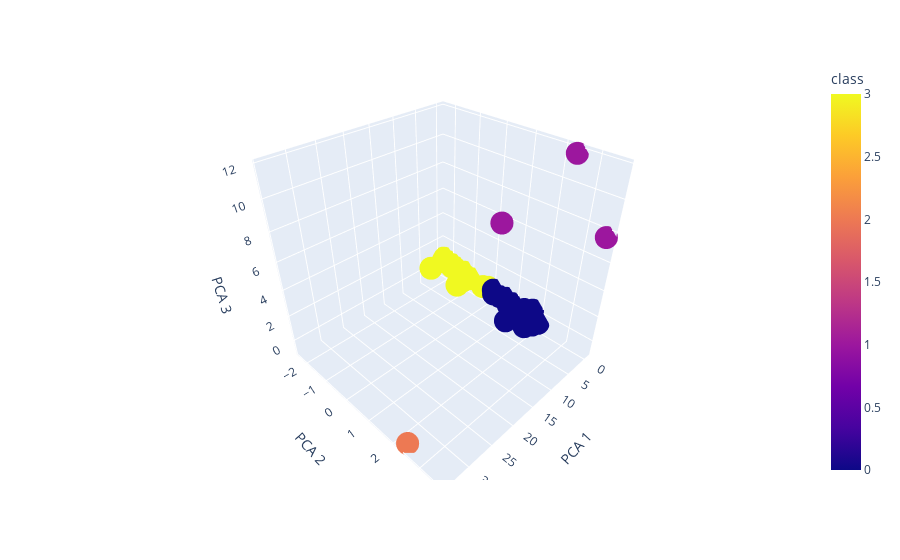

Notebook code for this chart:
### Markdown cell above
### Visualizing Results

#### 3D-Scatter with Clusters

### Code cell
threedee = px.scatter_3d(
    cryptodf4,
    x="PCA 1",
    y="PCA 2",
    z="PCA 3",
    color="class",
    hover_name="CoinName",
    hover_data=["Algorithm"]
)

threedee.show()

### Figure 1 — Plotly figure (JSON) as saved in the notebook; plotly's stock layout.template omitted (floating-point values rounded to 4 significant figures; data arrays with more than 128 entries replaced by an {"elided": "..."} marker saying what was removed)
{"data": [{"customdata": {"elided": "205x1 str values"}, "hovertemplate": "<b>%{hovertext}</b><br><br>PCA 1=%{x}<br>PCA 2=%{y}<br>PCA 3=%{z}<br>Algorithm=%{customdata[0]}<br>class=%{marker.color}<extra></extra>", "hovertext": {"elided": "205 str values"}, "legendgroup": "", "marker": {"color": {"elided": "205 int values"}, "coloraxis": "coloraxis", "symbol": "circle"}, "mode": "markers", "name": "", "scene": "scene", "showlegend": false, "type": "scatter3d", "x": {"elided": "205 float values"}, "y": {"elided": "205 float values"}, "z": {"elided": "205 float values"}}], "layout": {"coloraxis": {"colorbar": {"title": {"text": "class"}}, "colorscale": [[0, "#0d0887"], [0.1111, "#46039f"], [0.2222, "#7201a8"], [0.3333, "#9c179e"], [0.4444, "#bd3786"], [0.5556, "#d8576b"], [0.6667, "#ed7953"], [0.7778, "#fb9f3a"], [0.8889, "#fdca26"], [1, "#f0f921"]]}, "legend": {"tracegroupgap": 0}, "margin": {"t": 60}, "scene": {"domain": {"x": [0, 1], "y": [0, 1]}, "xaxis": {"title": {"text": "PCA 1"}}, "yaxis": {"title": {"text": "PCA 2"}}, "zaxis": {"title": {"text": "PCA 3"}}}}}
